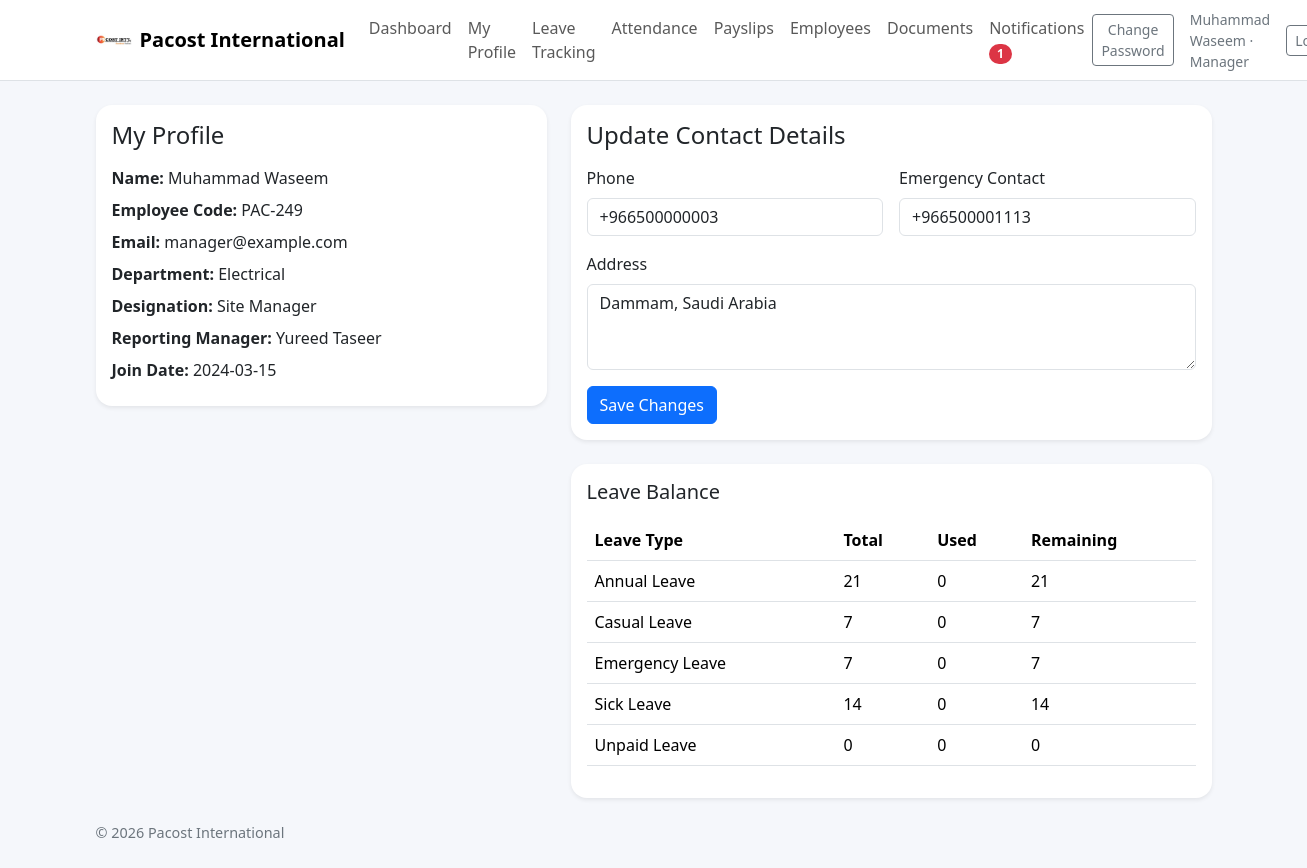
/profile (signed in), run on the app's committed database.
### tables this page shows
CREATE TABLE company_settings (
    id INTEGER PRIMARY KEY AUTOINCREMENT,
    company_name TEXT NOT NULL,
    leave_workflow TEXT NOT NULL,
    default_working_hours REAL NOT NULL,
    allow_document_upload INTEGER NOT NULL DEFAULT 1
);

CREATE TABLE users (
    id INTEGER PRIMARY KEY AUTOINCREMENT,
    full_name TEXT NOT NULL,
    email TEXT NOT NULL UNIQUE,
    employee_code TEXT NOT NULL UNIQUE,
    password_hash TEXT NOT NULL,
    role TEXT NOT NULL CHECK(role IN ('employee', 'manager', 'hr', 'admin')),
    department_id INTEGER,
    designation_id INTEGER,
    manager_id INTEGER,
    phone TEXT,
    address TEXT,
    emergency_contact TEXT,
    join_date TEXT,
    monthly_basic REAL NOT NULL DEFAULT 0,
    default_allowances REAL NOT NULL DEFAULT 0,
    deduction_per_absent REAL NOT NULL DEFAULT 0,
    deduction_per_late REAL NOT NULL DEFAULT 0,
    is_active INTEGER NOT NULL DEFAULT 1,
    FOREIGN KEY (department_id) REFERENCES departments (id),
    FOREIGN KEY (designation_id) REFERENCES designations (id),
    FOREIGN KEY (manager_id) REFERENCES users (id)
);

CREATE TABLE departments (
    id INTEGER PRIMARY KEY AUTOINCREMENT,
    name TEXT NOT NULL UNIQUE
);

CREATE TABLE designations (
    id INTEGER PRIMARY KEY AUTOINCREMENT,
    name TEXT NOT NULL UNIQUE
);

CREATE TABLE leave_balances (
    id INTEGER PRIMARY KEY AUTOINCREMENT,
    user_id INTEGER NOT NULL,
    leave_type_id INTEGER NOT NULL,
    total_days INTEGER NOT NULL DEFAULT 0,
    used_days INTEGER NOT NULL DEFAULT 0,
    remaining_days INTEGER NOT NULL DEFAULT 0,
    FOREIGN KEY (user_id) REFERENCES users (id),
    FOREIGN KEY (leave_type_id) REFERENCES leave_types (id)
);

CREATE TABLE leave_types (
    id INTEGER PRIMARY KEY AUTOINCREMENT,
    name TEXT NOT NULL UNIQUE,
    annual_quota INTEGER NOT NULL DEFAULT 0,
    is_paid INTEGER NOT NULL DEFAULT 1
);

### app.py (the view, shortened to what this page needs)
@app.route("/profile", methods=["GET", "POST"])
@login_required
def profile():
    user = current_user()
    db = get_db()
    balances = db.execute("SELECT lb.*, lt.name AS leave_type_name FROM leave_balances lb JOIN leave_types lt ON lb.leave_type_id=lt.id WHERE lb.user_id=? ORDER BY lt.name", (user["id"],)).fetchall()
    return render_template("profile.html", balances=balances)

### app.py (called while the page is built, shortened)
def ensure_schema(db: sqlite3.Connection) -> None:
    user_cols = {row[1] for row in db.execute("PRAGMA table_info(users)").fetchall()}
    attendance_cols = {row[1] for row in db.execute("PRAGMA table_info(attendance)").fetchall()}
    if "ot_hours" not in attendance_cols:
        db.execute("ALTER TABLE attendance ADD COLUMN ot_hours REAL NOT NULL DEFAULT 0")
    db.execute("""CREATE TABLE IF NOT EXISTS holiday_calendar (
        id INTEGER PRIMARY KEY AUTOINCREMENT,
        holiday_date TEXT NOT NULL UNIQUE,
        title TEXT NOT NULL,
        holiday_type TEXT NOT NULL DEFAULT 'Holiday',
        created_at TEXT NOT NULL
    )""")
    db.commit()

def get_db() -> sqlite3.Connection:
    if "db" not in g:
        g.db = sqlite3.connect(DATABASE)
        g.db.row_factory = sqlite3.Row
        ensure_schema(g.db)
    return g.db

def current_user() -> sqlite3.Row | None:
    user_id = session.get("user_id")
    if not user_id:
        return None
    return get_db().execute(
        """
        SELECT u.*, d.name AS department_name, ds.name AS designation_name, m.full_name AS manager_name
        FROM users u
        LEFT JOIN departments d ON u.department_id = d.id
        LEFT JOIN designations ds ON u.designation_id = ds.id
        LEFT JOIN users m ON u.manager_id = m.id
        WHERE u.id = ?
        """,
        (user_id,),
    ).fetchone()

def login_required(view):
    @wraps(view)
    def wrapped_view(**kwargs):
        if current_user() is None:
            return redirect(url_for("login"))
        return view(**kwargs)
    return wrapped_view

@app.context_processor
def inject_globals():
    user = current_user()
    settings = None
    unread_count = 0
    if user:
        db = get_db()
        try:
            settings = db.execute("SELECT * FROM company_settings ORDER BY id DESC LIMIT 1").fetchone()
            unread_count = db.execute("SELECT COUNT(*) AS c FROM notifications WHERE user_id=? AND is_read=0", (user["id"],)).fetchone()["c"]
        except sqlite3.OperationalError:
            settings = None
    return {"current_user": user, "year": date.today().year, "settings": settings, "unread_notification_count": unread_count}

### templates/profile.html
{% extends 'base.html' %}
{% block content %}
<div class="row g-4">
  <div class="col-lg-5">
    <div class="card border-0 shadow-sm rounded-4">
      <div class="card-body">
        <h4 class="mb-3">My Profile</h4>
        <div class="mb-2"><strong>Name:</strong> {{ current_user.full_name }}</div>
        <div class="mb-2"><strong>Employee Code:</strong> {{ current_user.employee_code }}</div>
        <div class="mb-2"><strong>Email:</strong> {{ current_user.email }}</div>
        <div class="mb-2"><strong>Department:</strong> {{ current_user.department_name or '-' }}</div>
        <div class="mb-2"><strong>Designation:</strong> {{ current_user.designation_name or '-' }}</div>
        <div class="mb-2"><strong>Reporting Manager:</strong> {{ current_user.manager_name or '-' }}</div>
        <div class="mb-2"><strong>Join Date:</strong> {{ current_user.join_date or '-' }}</div>
      </div>
    </div>
  </div>
  <div class="col-lg-7">
    <div class="card border-0 shadow-sm rounded-4 mb-4">
      <div class="card-body">
        <h4 class="mb-3">Update Contact Details</h4>
        <form method="post">
          <div class="row g-3">
            <div class="col-md-6">
              <label class="form-label">Phone</label>
              <input class="form-control" name="phone" value="{{ current_user.phone or '' }}">
            </div>
            <div class="col-md-6">
              <label class="form-label">Emergency Contact</label>
              <input class="form-control" name="emergency_contact" value="{{ current_user.emergency_contact or '' }}">
            </div>
            <div class="col-12">
              <label class="form-label">Address</label>
              <textarea class="form-control" name="address" rows="3">{{ current_user.address or '' }}</textarea>
            </div>
            <div class="col-12">
              <button class="btn btn-primary">Save Changes</button>
            </div>
          </div>
        </form>
      </div>
    </div>
    <div class="card border-0 shadow-sm rounded-4">
      <div class="card-body">
        <h5 class="mb-3">Leave Balance</h5>
        <div class="table-responsive">
          <table class="table">
            <thead><tr><th>Leave Type</th><th>Total</th><th>Used</th><th>Remaining</th></tr></thead>
            <tbody>
              {% for row in balances %}
              <tr>
                <td>{{ row.leave_type_name }}</td>
                <td>{{ row.total_days }}</td>
                <td>{{ row.used_days }}</td>
                <td>{{ row.remaining_days }}</td>
              </tr>
              {% endfor %}
            </tbody>
          </table>
        </div>
      </div>
    </div>
  </div>
</div>
{% endblock %}

### templates/base.html (shortened to what this page needs)
<!doctype html>
<html lang="en">
<head>
  <link href="https://cdn.jsdelivr.net/npm/bootstrap@5.3.3/dist/css/bootstrap.min.css" rel="stylesheet">
  <link rel="stylesheet" href="{{ url_for('static', filename='css/style.css') }}">
</head>
<body>
  {% if current_user %}
  <nav class="navbar navbar-expand-lg bg-white border-bottom sticky-top">
    <div class="container">
      <a class="navbar-brand d-flex align-items-center gap-2" href="{{ url_for('dashboard') }}"><img src="{{ url_for('static', filename='images/pacost_logo.png') }}" alt="Pacost" style="height:36px; width:auto;"> <span>{{ settings.company_name if settings else 'Pacost International' }}</span></a>
      <div class="collapse navbar-collapse" id="navBar">
        <ul class="navbar-nav me-auto mb-2 mb-lg-0">
          <li class="nav-item"><a class="nav-link" href="{{ url_for('dashboard') }}">Dashboard</a></li>
          <li class="nav-item"><a class="nav-link" href="{{ url_for('profile') }}">My Profile</a></li>
          <li class="nav-item"><a class="nav-link" href="{{ url_for('my_leaves') }}">Leave Tracking</a></li>
          <li class="nav-item"><a class="nav-link" href="{{ url_for('attendance_view') }}">Attendance</a></li>
          <li class="nav-item"><a class="nav-link" href="{{ url_for('payroll_view') }}">Payslips</a></li>
          {% if current_user.role in ['manager', 'hr', 'admin'] %}<li class="nav-item"><a class="nav-link" href="{{ url_for('team') }}">Employees</a></li>{% endif %}
          <li class="nav-item"><a class="nav-link" href="{{ url_for('documents') }}">Documents</a></li>
          <li class="nav-item"><a class="nav-link" href="{{ url_for('notifications_view') }}">Notifications {% if unread_notification_count %}<span class="badge rounded-pill text-bg-danger">{{ unread_notification_count }}</span>{% endif %}</a></li>
        </ul>
        <div class="d-flex align-items-center gap-3">
          <a class="btn btn-outline-secondary btn-sm" href="{{ url_for('change_password') }}">Change Password</a>
          <span class="text-secondary small">{{ current_user.full_name }} · {{ current_user.role|capitalize }}</span>
          <a class="btn btn-outline-secondary btn-sm" href="{{ url_for('logout') }}">Logout</a>
        </div>
      </div>
    </div>
  </nav>
  {% endif %}
  <main class="container py-4">
    {% block content %}{% endblock %}
  </main>
  <div class="container pb-4"><div class="footer-note">© {{ year }} {{ settings.company_name if settings else 'Employee Portal' }}</div></div>
</body>
</html>

### static/css/style.css (style rules this page uses)
body { background: #f5f7fb; }
.navbar-brand { font-weight: 700; }
.table thead th { white-space: nowrap; }
.footer-note { color: #6c757d; font-size: .9rem; }
.card, .rounded-4 { border-radius: 1rem !important; }
.navbar-brand img { object-fit:contain; }

### data on the page
company_settings: company_name "Pacost International"
users: full_name "Muhammad Waseem", role "Manager", employee_code "PAC-249", email "manager@example.com", join_date "2024-03-15", phone "+966500000003", emergency_contact "+966500001113", address "Dammam, Saudi Arabia"
departments: name "Electrical"
designations: name "Site Manager"
users: full_name "Yureed Taseer"
leave_balances: leave_type_name "Annual Leave", total_days "21", used_days "0", remaining_days "21"
leave_balances: leave_type_name "Casual Leave", total_days "7", used_days "0", remaining_days "7"
leave_balances: leave_type_name "Emergency Leave", total_days "7", used_days "0", remaining_days "7"
leave_balances: leave_type_name "Sick Leave", total_days "14", used_days "0", remaining_days "14"
leave_balances: leave_type_name "Unpaid Leave", total_days "0", used_days "0", remaining_days "0"

### other printed values
{{ unread_notification_count }} "1"
